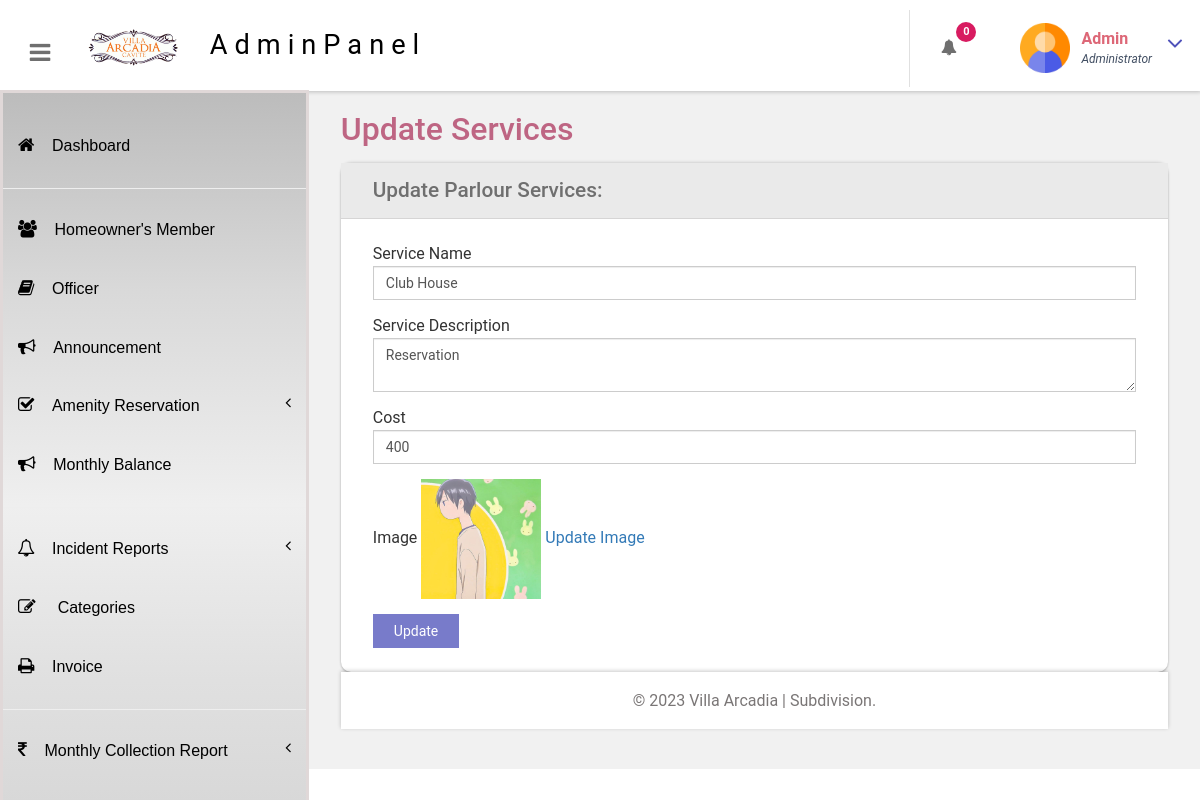
Page /portal/admin/edit-services.php?editid=27 (signed in) on the committed database.
### tables this page shows
CREATE TABLE `tblservices` (
  `ID` int(10) NOT NULL,
  `ServiceName` varchar(200) DEFAULT NULL,
  `ServiceDescription` mediumtext DEFAULT NULL,
  `Cost` int(10) DEFAULT NULL,
  `Image` varchar(200) DEFAULT NULL,
  `CreationDate` timestamp NULL DEFAULT current_timestamp()
);

### portal/admin/edit-services.php (the view, shortened to what this page needs)
<?php
include('includes/dbconnection.php');
if (strlen($_SESSION['bpmsaid']==0)) {
  header('location:logout.php');
  } else{
  ?>
<!DOCTYPE HTML>
<html>
<head>
<link href="css/bootstrap.css" rel='stylesheet' type='text/css' />
<link href="css/style.css" rel='stylesheet' type='text/css' />
<link href="css/font-awesome.css" rel="stylesheet">
<link href="css/animate.css" rel="stylesheet" type="text/css" media="all">
<link href="css/custom.css" rel="stylesheet">
</head>
<body class="cbp-spmenu-push">
	<div class="main-content">
		 <?php include_once('includes/sidebar.php');?>
	 <?php include_once('includes/header.php');?>
		<div id="page-wrapper">
			<div class="main-page">
				<div class="forms">
					<h3 class="title1">Update Services</h3>
					<div class="form-grids row widget-shadow" data-example-id="basic-forms">
						<div class="form-title">
							<h4>Update Parlour Services:</h4>
						</div>
						<div class="form-body">
							<form method="post">
  <?php
 $cid=$_GET['editid'];
$ret=mysqli_query($con,"select * from  tblservices where ID='$cid'");
while ($row=mysqli_fetch_array($ret)) {
?>
							 <div class="form-group"> <label for="exampleInputEmail1">Service Name</label> <input type="text" class="form-control" id="sername" name="sername" placeholder="Service Name" value="<?php  echo $row['ServiceName'];?>" required="true"> </div>
							 <div class="form-group"> <label for="exampleInputEmail1">Service Description</label> <textarea type="text" class="form-control" id="sername" name="serdesc" placeholder="Service Name" value="" required="true"><?php  echo $row['ServiceDescription'];?></textarea> </div>
							 <div class="form-group"> <label for="exampleInputPassword1">Cost</label> <input type="text" id="cost" name="cost" class="form-control" placeholder="Cost" value="<?php  echo $row['Cost'];?>" required="true"> </div>
							 <div class="form-group"> <label for="exampleInputPassword1">Image</label>  <img src="images/<?php echo $row['Image']?>" width="120">
               <a href="update-image.php?lid=<?php echo $row['ID'];?>">Update Image</a> </div>
							 <?php } ?>
							  <button type="submit" name="submit" class="btn btn-default">Update</button> </form>
						</div>
					</div>
			</div>
		</div>
		 <?php include_once('includes/footer.php');?>
	</div>
</body>
</html>
<?php } ?>

### portal/admin/includes/header.php (shortened to what this page needs)
<div class="sticky-header header-section ">
      <div class="header-left">
        <button id="showLeftPush"><i class="fa fa-bars"></i></button>
        <div class="logo">
          <a >
            <img src="images/logo.png" width="100px" class="img-responsive ">
            <span>AdminPanel</span>
          </a>
        </div>
		<br>
      </div>
      <div class="header-right">
      <div class="profile_details_left">
  <ul class="nofitications-dropdown">
    <?php
      $retAppointments = mysqli_query($con, "SELECT tbluser.FirstName, tbluser.LastName, tblbook.ID as bid, tblbook.AptNumber FROM tblbook JOIN tbluser ON tbluser.ID=tblbook.UserID WHERE tblbook.Status IS NULL");
      $numAppointments = mysqli_num_rows($retAppointments);
      $retComplaints = mysqli_query($con, "SELECT * FROM tblcomplaint WHERE IsRead IS NULL");
      $numComplaints = mysqli_num_rows($retComplaints);
      $totalUnreadNotifications = $numAppointments + $numComplaints;
    ?>
    <li class="dropdown head-dpdn">
      <a href="#" class="dropdown-toggle" data-toggle="dropdown" aria-expanded="false">
        <i class="fa fa-bell"></i><span class="badge blue"><?php echo $totalUnreadNotifications; ?></span>
      </a>
    </li>
  </ul>
  <div class="clearfix"> </div>
</div>
        <div class="profile_details">
        <?php
$adid=$_SESSION['bpmsaid'];
$ret=mysqli_query($con,"select AdminName from tbladmin where ID='$adid'");
$row=mysqli_fetch_array($ret);
$name=$row['AdminName'];
?>
          <ul>
            <li class="dropdown profile_details_drop">
              <a href="#" class="dropdown-toggle" data-toggle="dropdown" aria-expanded="false">
                <div class="profile_img">
                  <span class="prfil-img"><img src="images/admin.png" alt="" width="50" height="50"> </span>
                  <div class="user-name">
                    <p><?php echo $name; ?></p>
                    <span>Administrator</span>
                  </div>
                  <i class="fa fa-angle-down lnr"></i>
                  <div class="clearfix"></div>
                </div>
              </a>
            </li>
          </ul>
        </div>
      </div>
      <div class="clearfix"> </div>
    </div>

### portal/admin/css/style.css (style rules this page uses)
h4, h5, h6, h1, h2, h3 { margin: 0; }
ul, ol { margin: 0; }
p { margin: 0; }
html, body { font-family: Roboto; font-size: 100%; overflow-x: hidden; background: #fff; }
body a { transition: 0.5s all ease; -webkit-transition: 0.5s all ease; -moz-transition: 0.5s all ease; -o-transition: 0.5s all ease; -ms-transition: 0.5s all ease; text-decoration:none; }
h1,h2,h3,h4,h5,h6 { margin:0; }
p { margin:0; }
ul,label { margin:0; padding:0; }
.main-content { position: relative; }
.sticky-header { position: fixed; top: 0; left:0px; width: 100%; z-index: 100; }
.header-section { background:#FFF; box-shadow: 1px 1px 4px rgba(0, 0, 0, 0.21); -webkit-box-shadow: 1px 1px 4px rgba(0, 0, 0, 0.21); -moz-box-shadow: 1px 1px 4px rgba(0, 0, 0, 0.21); -o-box-shadow: 1px 1px 4px rgba(0, 0, 0, 0.21); }
.header-section::after { clear: both; display: block; content: ''; }
.header-left { float: left; width: 45%; }
.header-right { float: right; margin-top: 10px; }
button#showLeftPush { font-size: 1.5em; width: 80px; padding: 0.87em 0; text-align: center; cursor: pointer; float: left; color: #6F6F6F; -moz-transition: all 0.2s ease-out 0s; -webkit-transition: all 0.2s ease-out 0s; transition: all 0.2s ease-out 0s; border: none; background-color: #ffffff; outline:none; margin-top: 15px; }
.cbp-spmenu-push { overflow-x: hidden; position: relative; }
.cbp-spmenu, .cbp-spmenu-push { -webkit-transition: all 0.3s ease; -moz-transition: all 0.3s ease; transition: all 0.3s ease; }
.cbp-spmenu-push div#page-wrapper { margin: 0 0 0 19.3em; transition:.5s all; -webkit-transition:.5s all; -moz-transition:.5s all; }
.fa { display: inline-block; font-family: FontAwesome; font-style: normal; font-weight: normal; line-height: 1; -webkit-font-smoothing: antialiased; -moz-osx-font-smoothing: grayscale; }
.logo { background: #fff; text-align: center; float: left; }
.logo a { padding: 1.6em .3em .7em; display: flex; text-decoration: none; }
.logo a span { color: rgb(0, 0, 0); font-size: 1.7em; text-align: center; letter-spacing: 7px; margin-left: 25px; }
.profile_details_left { float: left; }
li.dropdown.head-dpdn { display: inline-block; padding: 1.7em 0; border-left: 1px solid #E0E0E0; float: left; }
li.dropdown.head-dpdn a.dropdown-toggle { padding: 1.7em 2em; }
i.fa.fa-bell { color:#6F6F6F; }
.header-right span.badge { font-size: 11px; font-weight: bold; color: #FFF; background: #8BC34A; line-height: 15px; width: 20px; height: 20px; border-radius: 2em; -webkit-border-radius: 2em; -moz-border-radius: 2em; -o-border-radius: 2em; text-align: center; display: inline-block; position: absolute; top: 16%; padding: 2px 0 0; }
.header-right span.blue { background-color:#D81B60; }
.profile_details { float: right; }
.profile_details_drop a.dropdown-toggle { display:block; padding: 0.8em 3em 0 2em; }
.profile_img span.prfil-img { float:left; }
.user-name { float:left; margin-top:8px; margin-left:11px; height:35px; }
.profile_details ul li { list-style-type:none; position:relative; }
.profile_details li a i.fa.lnr { position: absolute; top: 34%; right: 8%; color: #4F52BA; font-size: 1.6em; }
.user-name p { font-size:1em; color:#DD6777; line-height:1em; font-weight:700; }
.user-name span { font-size: .75em; font-style: italic; color: #424f63; font-weight: normal; margin-top: .3em; }
.charts,.row { margin: 1em 0 0; }
.widget-shadow { background-color: #fff; border-radius: 10px; box-shadow: 0 -1px 3px rgba(0,0,0,.12),0 1px 2px rgba(0,0,0,.24); -webkit-box-shadow: 0 -1px 3px rgba(0,0,0,.12),0 1px 2px rgba(0,0,0,.24); -moz-box-shadow: 0 -1px 3px rgba(0,0,0,.12),0 1px 2px rgba(0,0,0,.24); }
h3.title1 { font-size: 2em; color: #be6583; margin-bottom: 0.8em; }
.forms h3.title1 { margin-bottom:0; }
.forms h4 { font-size: 1.3em; color: #6F6F6F; }
.form-title { padding: 1em 2em; background-color: #EAEAEA; border-bottom: 1px solid #D6D5D5; }
.form-body { padding: 1.5em 2em; }
.forms label { font-weight: 400; }
.form-control { border-radius: inherit; }
.forms button.btn.btn-default { background-color: rgba(97, 100, 193, 0.85); color: #fff; padding: .5em 1.5em; border: none; outline:none; border-radius: inherit; }

### portal/admin/css/custom.css (style rules this page uses)
#page-wrapper { padding:7em 2em 2.5em; background-color: #F1F1F1; }

### rows in the picture
tblservices: sername "Club House", serdesc "Reservation", cost "400", Image (picture)

### other values in the picture
$totalUnreadNotifications "0"
$name "Admin"
